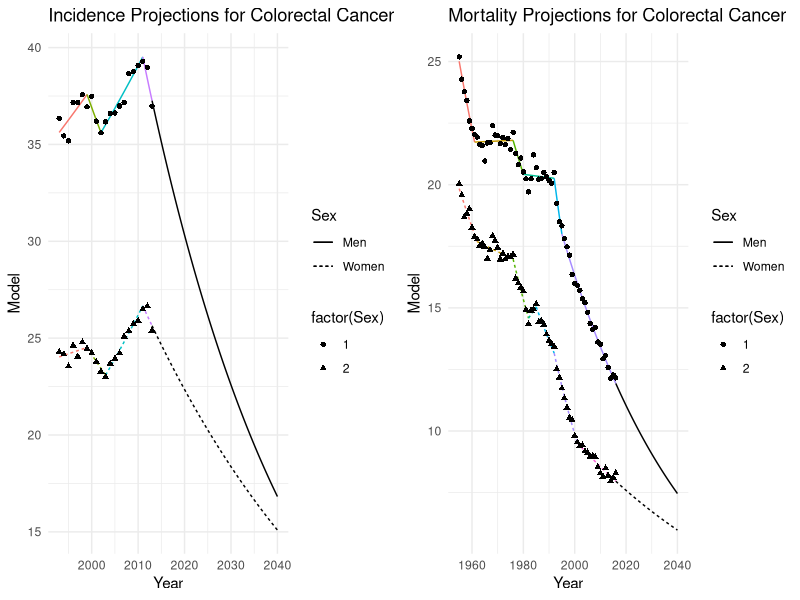
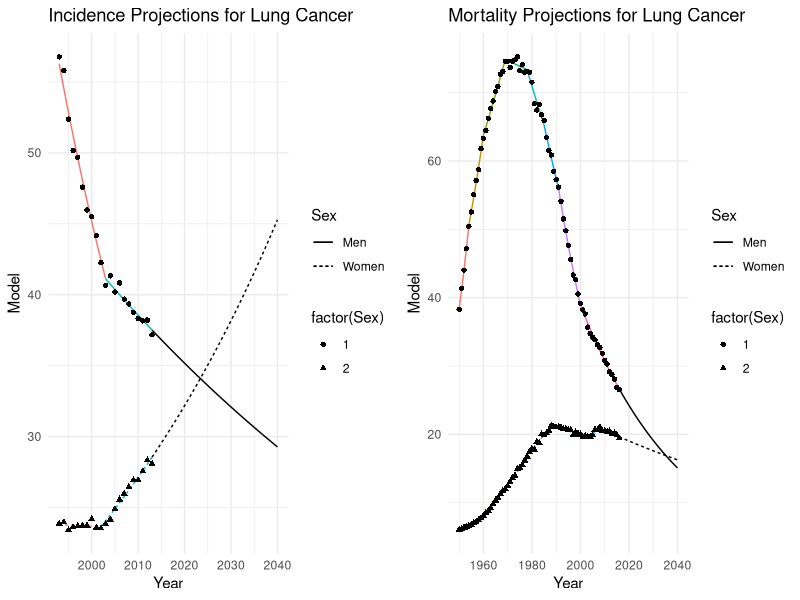
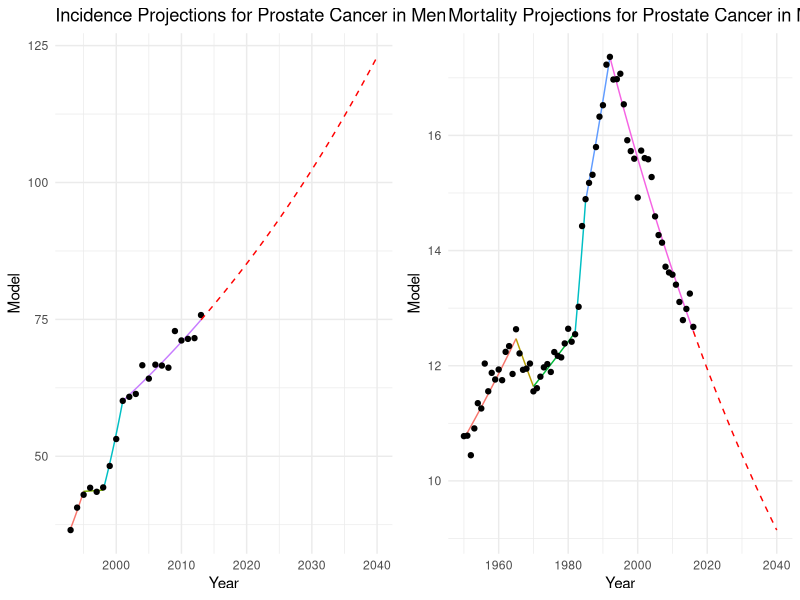
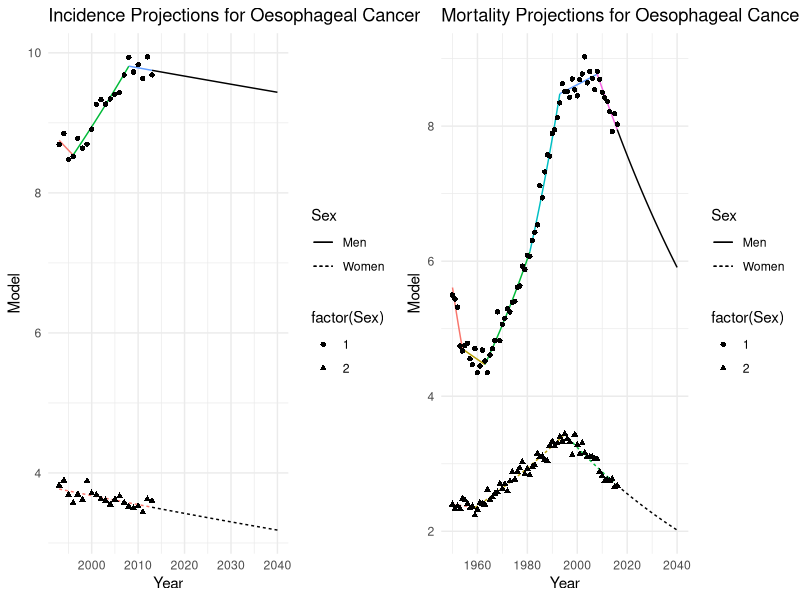
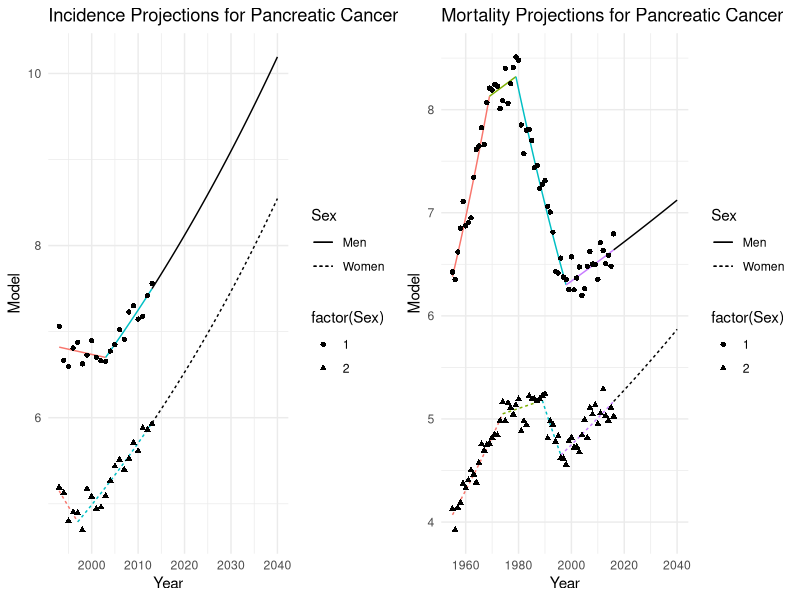
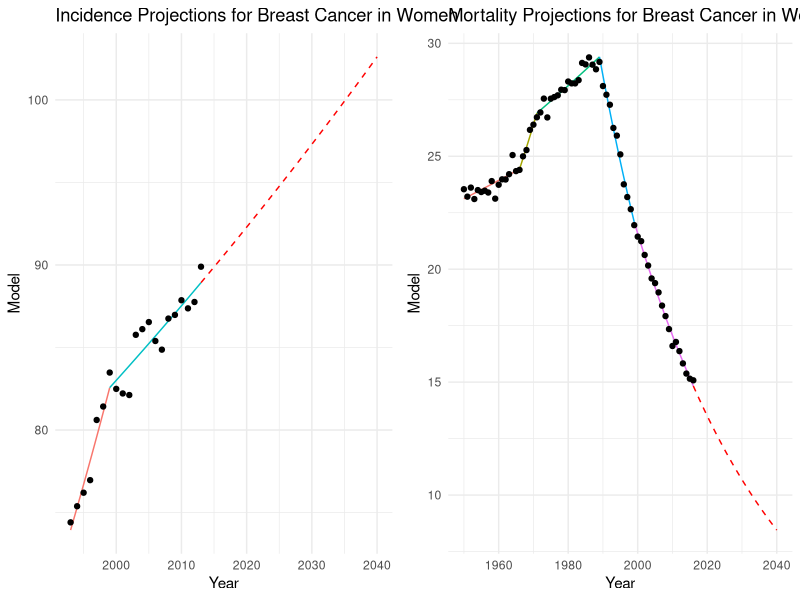
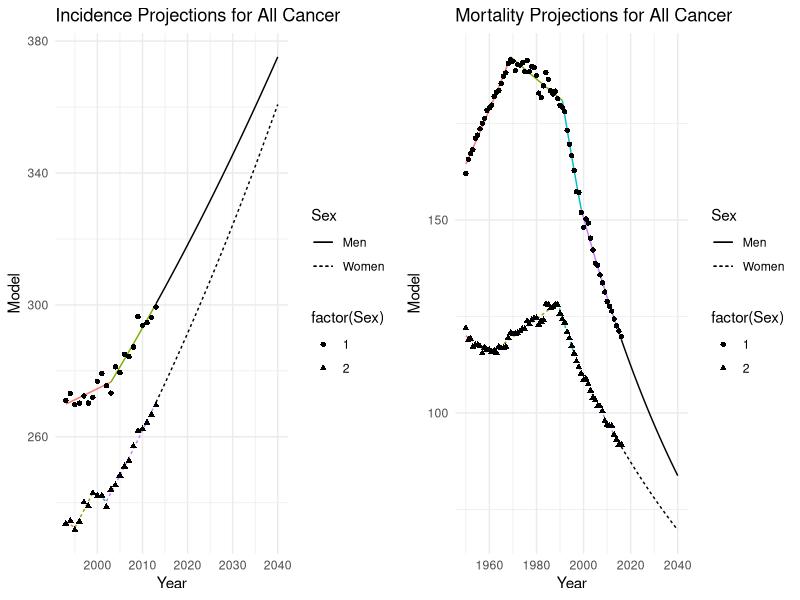
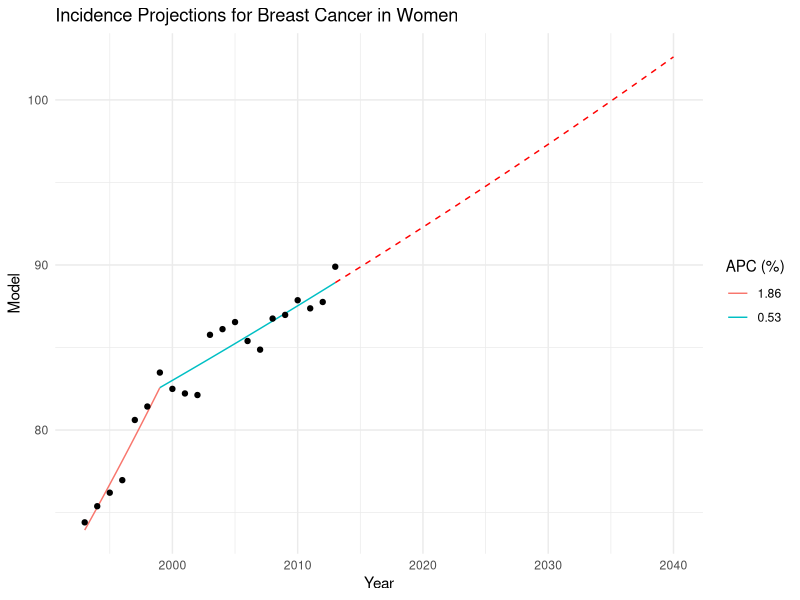

R code for these plots, in order:
## ---- chunk 1
library(dplyr)
library(readxl)
library(ggplot2)
library(gridExtra)
library(scales)
## ---- chunk 2
# knitr::opts_knit$set(root.dir = "C:/Users/rfrost/OneDrive - The Institute of Cancer Research/Documents/Position Paper/Data")
knitr::opts_knit$set(root.dir = "C:/Users/rfrost/OneDrive - The Institute of Cancer Research/Documents/UK-cancer-trends/Data")
theme_set(theme_minimal())
## ---- chunk 3

extract_joinpoint_splines <- function(data_jp){
  
  # Getting initial joins, as well as the APC (just before) the joins
  joins <- data_jp |>
    mutate(APC = case_when(!is.na(Flag) ~ lag(APC), TRUE ~ APC)) |>
    filter(grepl(Flag, pattern = "Joinpoint")) |>
    mutate(section = as.numeric(gsub(Flag, pattern = "Joinpoint ", replacement = "")))
  
  # Need a second set so we have full joins for both sides
  joins2 <- joins |>
    mutate(section = section + 1)
  
  # Getting start and end points and adding in joins from there
  start_end <- data_jp |>
    filter(row_number() %in% c(1, nrow(data_jp))) |>
    arrange(Year) |>
    mutate(section = case_when(
      row_number() == 1 ~ 1,
      row_number() == 2 ~ Joinpoints[1] + 1
    )) |>
    rbind(joins) |>
    rbind(joins2) |>
    mutate(APC = as.numeric(gsub(APC, pattern = "\\*", replacement = ""))) |>
    select(Year, Model, section, APC) |>
    arrange(Year, section)
  
  
  output_data <- data.frame()

  # Adding in points to get to exponential curves
  for(i in 1:(max(data_jp$Joinpoints)+1)){
    
    tempdata <- start_end[start_end$section == i,]

    new_data <- data.frame(Year = seq(tempdata$Year[1], tempdata$Year[2], by = 0.1))
    new_data$Model <- seq(log(tempdata$Model[1]), log(tempdata$Model[2]), by = (log(tempdata$Model[2]) - log(tempdata$Model[1]))/(nrow(new_data)-1))
    new_data$Model <- exp(new_data$Model)
    new_data$section <- i
    new_data$APC <- tempdata$APC[!is.na(tempdata$APC)][2]

    output_data <- rbind(output_data, new_data)

  }
  
  return(output_data)
  
}

get_proj_data <- function(data, data_jp, projection.yr){
  
 final <- data_jp |>
    arrange(desc(Year)) |>
    filter(row_number() == 1) |>
    mutate(APC = as.numeric(gsub(APC, pattern = "\\*", replacement = "")),
           APCnew = 1 + APC/100)
  
  proj_data <- data.frame(Year = seq(final$Year, projection.yr, by = 0.1))
  proj_data$lograte <- seq(from = log(final$Model), by = log((final$APCnew)^(1/10)), length.out = nrow(proj_data))
  proj_data$rate <- exp(proj_data$lograte)
  
  return(proj_data)
    
}


plot_joinpoint_output <- function(cancer, sex = 3, data, data_jp, incmort, start.yr = NA, projection.yr = NA, projection.target = NA, report.APC = FALSE){
  
  data <- data |> 
    filter(`Cancer label` == cancer)
  
  if(sex == 3 & length(unique(data$Sex))<2){
    sex <- unique(data$Sex)
  }
  
  
  if(sex==3){
    
    # Filter both dataframes for the relevant data
    data <- data |>
      filter(Year >= max(c(start.yr, min(Year)), na.rm = T))
    
    data_jp <- data_jp |>
      filter(Cancer.label == cancer)
    
    data_jp_men <- data_jp |>
      filter(Sex == 1)
    
    data_jp_women <- data_jp |>
      filter(Sex == 2) 
    
    # Call function to extract useful information from joinpoint data
    
    jp_plot_men <- extract_joinpoint_splines(data_jp_men) |>
      mutate(Sex = "Men")
    jp_plot_women <- extract_joinpoint_splines(data_jp_women) |>
      mutate(Sex = "Women")
    
    jp_plot <- rbind(jp_plot_men, jp_plot_women)
    
    # Making variable for dynamic plot title generation
    projection <- !is.na(projection.yr)
    proj_lab <- ifelse(projection, "Projections", "Trends")
    
    # Initial plotting of trends
    plot <- ggplot() +
        geom_line(data = jp_plot, aes(x = Year, y = Model, colour = factor(section, levels = unique(section)), linetype = Sex)) +
        geom_point(data = data, aes(x = Year, y = `ASR (World)`, shape = factor(Sex))) +
        # geom_line(data = jp_plot_men, aes(x = Year, y = Model, colour = factor(APC, levels = unique(APC), labels = round(unique(APC), digits = 2)))) +
        # geom_line(data = jp_plot_women, aes(x = Year, y = Model, colour = factor(APC, levels = unique(APC), labels = round(unique(APC), digits = 2)), linetype = "dashed")) +
        scale_colour_discrete() +
        # guides(colour = "none") +
        # geom_point(data = jp_plot, aes(x = Year, y = Model, colour = section)) +
        ggtitle(paste0(incmort, " ", proj_lab, " for ", cancer, " Cancer")) +
        scale_x_continuous(breaks = pretty_breaks())
    
    report.APC = F
    
      # If projection is desired, impute data to that point.
    if(projection){
      
      proj_data_men <- get_proj_data(data[data$Sex==1,], data_jp_men, projection.yr) |>
        mutate(Sex = "Men")
      proj_data_women <- get_proj_data(data[data$Sex==2,], data_jp_women, projection.yr) |>
        mutate(Sex = "Women")
      
      proj_data <- rbind(proj_data_men, proj_data_women)
      
      # Plotting extrapolation
      plot <- plot +
        geom_line(data = proj_data, aes(x = Year, y = rate, linetype = Sex))

    }
    
  } else {
  
    # Filter both dataframes for the relevant data
    data <- data |>
      filter(Sex == sex) |>
      filter(Year >= max(c(start.yr, min(Year)), na.rm = T))
    
    data_jp <- data_jp |>
      filter(Cancer.label == cancer, Sex == sex)
    
    # Call function to extract useful information from joinpoint data
    jp_plot <- extract_joinpoint_splines(data_jp) |>
      filter(Year >= max(c(start.yr, min(Year)), na.rm = T))
    
    # Recoding sex label for plot
    sex_lab <- ifelse(sex == 2, "Women", "Men")
    
    # Making variable for dynamic plot title generation
    projection <- !is.na(projection.yr)
    proj_lab <- ifelse(projection, "Projections", "Trends")
    
    # Initial plotting of trends
    plot <- ggplot() +
        geom_line(data = jp_plot, aes(x = Year, y = Model, colour = factor(APC, levels = unique(APC), labels = round(unique(APC), digits = 2)))) +
        geom_point(data = data, aes(x = Year, y = `ASR (World)`)) +
        scale_colour_discrete() +
        # guides(colour = "none") +
        # geom_point(data = jp_plot, aes(x = Year, y = Model, colour = section)) +
        ggtitle(paste0(incmort, " ", proj_lab, " for ", cancer, " Cancer in ", sex_lab)) +
        scale_x_continuous(breaks = pretty_breaks())
    
    # If projection is desired, impute data to that point.
    if(projection){
      
      proj_data <- get_proj_data(data, data_jp, projection.yr)
      
      # Plotting extrapolation
      plot <- plot +
        geom_line(data = proj_data, aes(x = Year, y = rate), colour = "red", linetype = "dashed")
    
      # If target is desired, plotting green box around the target
      if(!is.na(projection.target)){
        
        # Getting final ASR data point to project from
        final_ASR <- data |>
          arrange(desc(Year)) |>
          filter(row_number()==1) |>
          pull(`ASR (World)`)
        
          # geom_hline(yintercept = final_data$`ASR (World)`*projection.target, colour = "forestgreen")
        plot <- plot + 
          annotate("rect", xmin = max(data$Year), xmax = Inf,ymin = -Inf, 
                                ymax = final_ASR*projection.target,
                                alpha = 0.2, fill = "lightgreen") +
          labs(caption = paste0("Green box represents goal of a ", 100*(1-projection.target), "% reduction in mortality rate in the UK by ", projection.yr))
      }
    }
    
  }
  
  # If reported APC is desired, plot legend.
  if(report.APC){
    plot <- plot +
      labs(colour = "APC (%)")
  } else{
    plot <- plot +
      guides(colour = "none")
  }
  
  return(plot)
  
}

## ---- chunk 4

# Read in all data
data <- read_excel("Cancer_Projection_Data.xlsx") |>
  rbind(read_excel("Cancer_Projection_Data_All.xlsx")) |>
  mutate(`Cancer label` = case_when(
    `Cancer label` == "Colorectum" ~ "Colorectal",
    `Cancer label` == "Oesophagus" ~ "Oesophageal",
    `Cancer label` == "Pancreas" ~ "Pancreatic",
    `Cancer label` == "All sites excl. non-melanoma skin cancer" ~ "All",
    TRUE ~ `Cancer label`
  ))

# Incidence data
incidence_data <- data |>
  filter(Type == 0)

incidence_jp <- read.delim("Cancer_Incidence_Joinpoint.txt", sep = "\t") |>
  mutate(Cancer.label = case_when(
    Cancer.label == "Colorectum" ~ "Colorectal",
    Cancer.label == "Oesophagus" ~ "Oesophageal",
    Cancer.label == "Pancreas" ~ "Pancreatic",
    TRUE ~ Cancer.label
  ))

all_incidence_jp <- read.delim("Cancer_Incidence_Joinpoint_All.txt", sep = "\t") |>
  mutate(Cancer.label = "All")

incidence_jp <- incidence_jp |>
  rbind(all_incidence_jp)

# Mortality data
mortality_data <- data |>
  filter(Type == 1)

mortality_jp <- read.delim("Cancer_Mortality_Joinpoint.txt", sep = "\t") |>
  mutate(Cancer.label = case_when(
    Cancer.label == "Colorectum" ~ "Colorectal",
    Cancer.label == "Oesophagus" ~ "Oesophageal",
    Cancer.label == "Pancreas" ~ "Pancreatic",
    TRUE ~ Cancer.label
  ))

all_mortality_jp <- read.delim("Cancer_Mortality_Joinpoint_All.txt", sep = "\t") |>
  mutate(Cancer.label = "All")

mortality_jp <- mortality_jp |>
  rbind(all_mortality_jp)

# Gettings cancers and sexes and looping over all.
cancers <- unique(mortality_data$`Cancer label`)
sexes <- c(1,2)

# for(cancer in cancers){
#   for(sex in sexes){
#     if((cancer == "Prostate" & sex == 2) | 
#        (cancer == "Breast" & sex == 1)){
#       
#     } else {
#       p1 <- plot_joinpoint_output(cancer, sex, incidence_data, incidence_jp, "Incidence")
#       # plots[[paste0(cancer, "|", sex, "|Incidence")]] <- plot_joinpoint_output(cancer, sex, incidence_data, incidence_jp, "Incidence")
#       p2 <- plot_joinpoint_output(cancer, sex, mortality_data, mortality_jp, "Mortality", projection.yr = 2040, projection.target = 0.85)
#       # plots[[paste0(cancer, "|", sex, "|Mortality")]] <- plot_joinpoint_output(cancer, sex, mortality_data, mortality_jp, "Mortality", projection.yr = 2035, projection.target = 0.91)
#       grid.arrange(p1, p2, nrow = 1, widths = c(4,4))
#     }
#   }
# }

for(cancer in cancers){
  p1 <- plot_joinpoint_output(cancer, sex = 3, incidence_data, incidence_jp, "Incidence", projection.yr = 2040)
  p2 <- plot_joinpoint_output(cancer, sex = 3, mortality_data, mortality_jp, "Mortality", projection.yr = 2040)
  grid.arrange(p1, p2, nrow = 1, widths = c(4,4))
}

## ---- chunk 5

# Filter both dataframes for the relevant data
# data <- incidence_data |>
#   filter(`Cancer label` == "Breast")
# data_jp <- incidence_jp |>
#   filter(Cancer.label == "Breast")
# 
# jp_plot <- extract_joinpoint_splines(data_jp)
# 
# plot <- ggplot(data = data, aes(x = Year, y = `ASR (World)`)) +
#     geom_point() +
#     geom_line(data = jp_plot, aes(x = Year, y = Model, colour = factor(APC, levels = unique(APC)))) +
#     scale_colour_discrete() +
#     labs(colour = "APC (%)") +
#     ggtitle("Incidence Projections for Breast Cancer in the UK")
# 
# final <- data_jp |>
#   arrange(desc(Year)) |>
#   filter(row_number() == 1) |>
#   mutate(APC = as.numeric(gsub(APC, pattern = "\\*", replacement = "")),
#          APCnew = 1 + APC/100)
# 
# final_data <- data |>
#   arrange(desc(Year)) |>
#   filter(row_number()==1)
# 
# 
# proj_data <- data.frame(Year = seq(final$Year, 2040, by = 0.1))
# proj_data$lograte <- seq(from = log(final$Model), by = log((final$APCnew)^(1/10)), length.out = nrow(proj_data))
# proj_data$rate <- exp(proj_data$lograte)
# 
# plot <- plot +
#   geom_line(data = proj_data, aes(x = Year, y = rate), colour = "red", linetype = "dashed") 
# 
# plot +
#   scale_x_continuous(breaks = pretty_breaks())

plot_joinpoint_output(cancer = "Breast", data = incidence_data, data_jp = incidence_jp, incmort = "Incidence", projection.yr = 2040, report.APC = T)


## ---- chunk 6

# Filter both dataframes for the relevant data
# data <- mortality_data |>
#   filter(`Cancer label` == "Breast") |>
#   filter(Year >= 1993)
# data_jp <- mortality_jp |>
#   filter(Cancer.label == "Breast")
# 
# jp_plot <- extract_joinpoint_splines(data_jp) |>
#   filter(Year >= 1993)
# 
# plot <- ggplot(data = data, aes(x = Year, y = `ASR (World)`)) +
#     geom_point() +
#     geom_line(data = jp_plot, aes(x = Year, y = Model, colour = factor(APC, levels = unique(APC), labels = round(unique(APC), digits = 2)))) +
#     # scale_colour_discrete() +
#     labs(colour = "APC (%)") +
#     ggtitle("Mortality Rates for Breast Cancer in the UK")
# 
# final <- data_jp |>
#   arrange(desc(Year)) |>
#   filter(row_number() == 1) |>
#   mutate(APC = as.numeric(gsub(APC, pattern = "\\*", replacement = "")),
#          APCnew = 1 + APC/100)
# 
# final_data <- data |>
#   arrange(desc(Year)) |>
#   filter(row_number()==1)
# 
# 
# proj_data <- data.frame(Year = seq(final$Year, 2040, by = 0.1))
# proj_data$lograte <- seq(from = log(final$Model), by = log((final$APCnew)^(1/10)), length.out = nrow(proj_data))
# proj_data$rate <- exp(proj_data$lograte)
# 
# plot <- plot +
#   geom_line(data = proj_data, aes(x = Year, y = rate), colour = "red", linetype = "dashed") +
#   # geom_hline(yintercept = final_data$`ASR (World)`*0.85, colour = "forestgreen")
#   annotate("rect", xmin = max(data$Year), xmax = Inf, 
#            ymin = -Inf, ymax = final_data$`ASR (World)`*0.85,
#            alpha = 0.2, fill = "lightgreen") +
#   labs(caption = "Green box represents CRUK's goal of a 15% reduction in mortality rate in the UK by 2040")
#   
# plot +
#   scale_x_continuous(breaks = pretty_breaks())


plot_joinpoint_output(cancer = "Breast", data = mortality_data, data_jp = mortality_jp, incmort = "Mortality", projection.yr = 2040, report.APC = T, projection.target = 0.85, start.yr = 1993)
